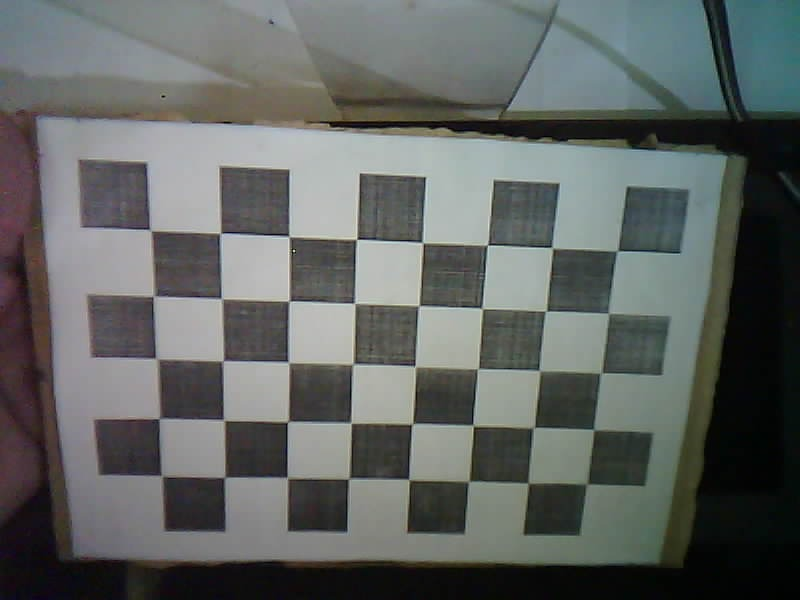
#> input picture calibration_images/20251129145415.jpg, 800 x 600 px; its folder holds only this picture in this run
$ python calibration_camera.py
#> lines starting #> are read from the running program, lines starting #| are printed output that depends on the picture; after the words box and inside, x2 and y2 are one past the last pixel; in counts of white or black regions, pixels touching at a corner belong together; long printed decimals are rounded
import cv2
import numpy as np
import glob
import os

CHECKERBOARD = (8, 5)
SQUARE_SIZE = 19.0
IMAGE_DIR = "calibration_images/*.jpg"

print("=" * 70)
print("ESP32-CAM CALIBRATION SCRIPT")
print("=" * 70)
print(f"Checkerboard: {CHECKERBOARD[0]+1}x{CHECKERBOARD[1]+1} squares ({CHECKERBOARD[0]}x{CHECKERBOARD[1]} internal corners)")
print(f"Square size: {SQUARE_SIZE}mm")
print("=" * 70)

os.makedirs("calibration_images", exist_ok=True)

objp = np.zeros((CHECKERBOARD[0] * CHECKERBOARD[1], 3), np.float32)
objp[:, :2] = np.mgrid[0:CHECKERBOARD[0], 0:CHECKERBOARD[1]].T.reshape(-1, 2)
objp *= SQUARE_SIZE

obj_points = []
img_points = []

images = glob.glob(IMAGE_DIR)

if len(images) == 0:
    print("\nNo images found in 'calibration_images/' folder!")
    print("\nInstructions:")
    print("1. Create a folder called 'calibration_images'")
    print("2. Capture 15-20 images from your ESP32-CAM showing the checkerboard:")
    print("   - Different angles")
    print("   - Different positions (corners, center, edges)")
    print("   - Different distances")
    print("   - Make sure the checkerboard is flat and fully visible")
    print("3. Save images as: calibration_images/img_001.jpg, img_002.jpg, etc.")
    print("4. Run this script again")
    exit()

print(f"\nFound {len(images)} calibration images")
print("\nProcessing images...\n")

successful = 0
failed = 0

for idx, fname in enumerate(images):
    img = cv2.imread(fname)
#> img is the input picture: shape (600, 800, 3); mean B, G, R 98.4, 100.6, 96.6
    if img is None:
        print(f"Could not read: {fname}")
        failed += 1
        continue

    gray = cv2.cvtColor(img, cv2.COLOR_BGR2GRAY)
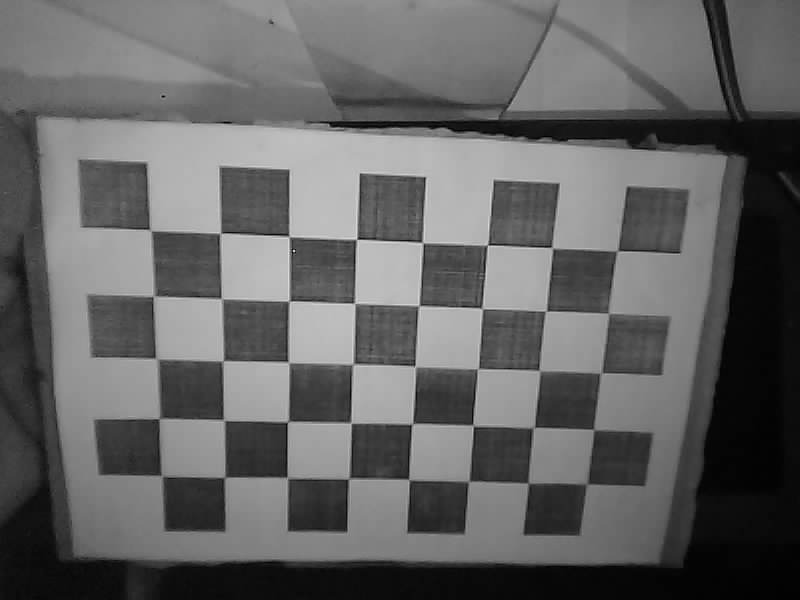
#> gray: shape (600, 800); min 1, max 235, mean 99.2
    ret, corners = cv2.findChessboardCorners(gray, CHECKERBOARD, None)
#> ret = True; corners = 40 rows, first 8: [149.7, 229.4], [220.2, 233.5], [289.1, 236.5], [356.5, 239.5], [422.8, 242.8], [487.5, 244.9], [552, 247.3], [617.6, 250.6]

    if ret:
        obj_points.append(objp)

        criteria = (cv2.TERM_CRITERIA_EPS + cv2.TERM_CRITERIA_MAX_ITER, 30, 0.001)
        corners2 = cv2.cornerSubPix(gray, corners, (11, 11), (-1, -1), criteria)
#> corners2 = 40 rows, first 8: [150.2, 229.8], [220, 233.1], [289.1, 236.3], [356.6, 239.2], [422.5, 242.6], [487.4, 244.8], [552.2, 247.6], [617.4, 250.8]
        img_points.append(corners2)

        cv2.drawChessboardCorners(img, CHECKERBOARD, corners2, ret)
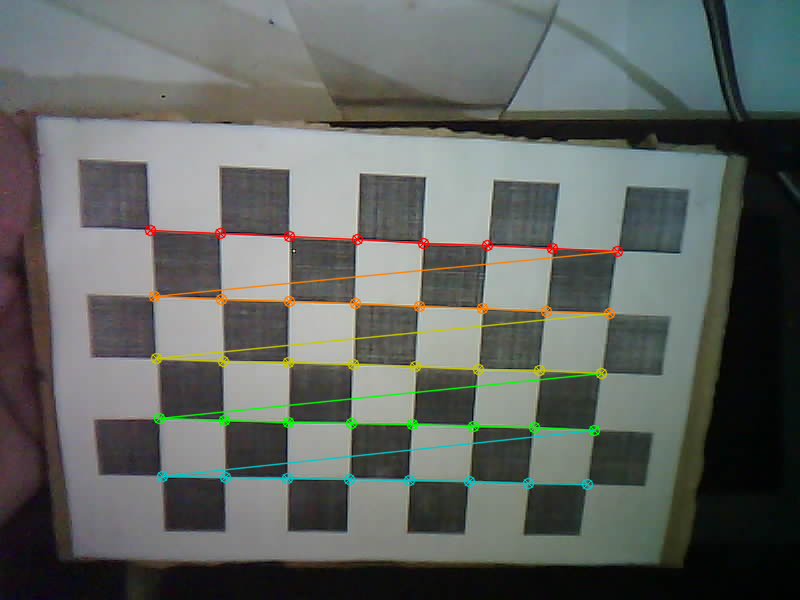
#> img: shape (600, 800, 3); 3.18% of pixels changed, all inside (x1, y1, x2, y2) = (144, 224, 624, 491)

        display_img = img.copy()
        if display_img.shape[1] > 800:
            scale = 800 / display_img.shape[1]
            display_img = cv2.resize(display_img, None, fx=scale, fy=scale)

        cv2.imshow("Detected Corners", display_img)
        cv2.waitKey(200)

        successful += 1
        print(f"{idx+1}/{len(images)}: {os.path.basename(fname)} - corners found")
    else:
        failed += 1
        print(f"{idx+1}/{len(images)}: {os.path.basename(fname)} - no corners detected")

cv2.destroyAllWindows()

print("\n" + "=" * 70)
print(f"Results: {successful} successful, {failed} failed")
print("=" * 70)

if successful < 10:
    print("\nWarning: less than 10 successful images.")
    print("Aim for at least 15-20 for reliable calibration.")
    print("\nTips:")
    print("- Ensure even lighting with no shadows on the board")
    print("- Keep the checkerboard flat")
    print("- Make sure all corners are in frame")
    print("- Avoid motion blur")

if successful == 0:
    print("\nNo valid calibration images found, exiting.")
    exit()

print("\nRunning calibration...")
ret, camera_matrix, dist_coeffs, rvecs, tvecs = cv2.calibrateCamera(
    obj_points, img_points, gray.shape[::-1], None, None
)
#> ret = 0.314; camera_matrix = [[573.2, 0, 409.6], [0, 566.9, 308.5], [0, 0, 1]]; dist_coeffs = [[0.196, -0.807, 0.00383, -0.000282, 1.1]]; rvecs = ([0.23, -0.0543, 0.0448],); tvecs = ([-72.1, -22.23, 161.7],)

mean_error = 0
for i in range(len(obj_points)):
    imgpoints2, _ = cv2.projectPoints(obj_points[i], rvecs[i], tvecs[i], camera_matrix, dist_coeffs)
    error = cv2.norm(img_points[i], imgpoints2, cv2.NORM_L2) / len(imgpoints2)
    mean_error += error
#> this loop made 1 pass
#> (error, mean_error) on pass 1: (0.0496, 0.0496)
#> after the loop, mean_error = 0.0496

mean_error /= len(obj_points)

print("\n" + "=" * 70)
print("CALIBRATION RESULTS")
print("=" * 70)
print("\nCamera matrix (K):")
print(camera_matrix)
#| [[573.172   0.         409.586]
#|  [  0.         566.910 308.547]
#|  [  0.           0.           1.        ]]
print("\nDistortion coefficients:")
print(dist_coeffs)
#| [[ 1.95865670e-01 -8.06740308e-01  3.83006512e-03 -2.81675881e-04
#|    1.10287005e+00]]
print(f"\nMean reprojection error: {mean_error:.4f} pixels")
#| Mean reprojection error: 0.0496 pixels

if mean_error < 0.5:
    print("Excellent calibration.")
elif mean_error < 1.0:
    print("Good calibration.")
elif mean_error < 2.0:
    print("Acceptable calibration (consider recapturing with better images).")
else:
    print("Poor calibration - recapture with better images.")

np.save("camera_matrix.npy", camera_matrix)
np.save("dist_coeffs.npy", dist_coeffs)
print("\nSaved camera_matrix.npy and dist_coeffs.npy")

fx = camera_matrix[0, 0]
#> fx = 573.2
fy = camera_matrix[1, 1]
#> fy = 566.9
cx = camera_matrix[0, 2]
#> cx = 409.6
cy = camera_matrix[1, 2]
#> cy = 308.5

print("\n" + "=" * 70)
print("CAMERA PARAMETERS")
print("=" * 70)
print(f"Focal length X (fx): {fx:.2f} px")
#| Focal length X (fx): 573.17 px
print(f"Focal length Y (fy): {fy:.2f} px")
#| Focal length Y (fy): 566.91 px
print(f"Principal point (cx, cy): ({cx:.2f}, {cy:.2f})")
#| Principal point (cx, cy): (409.59, 308.55)
print(f"Image center: ({gray.shape[1]/2:.1f}, {gray.shape[0]/2:.1f})")
#| Image center: (400.0, 300.0)

print("\nTesting undistortion on first image...")
test_img = cv2.imread(images[0])
if test_img is not None:
    h, w = test_img.shape[:2]
#> h = 600; w = 800

    newcameramtx, roi = cv2.getOptimalNewCameraMatrix(camera_matrix, dist_coeffs, (w, h), 1, (w, h))
#> newcameramtx = [[588.7, 0, 408.2], [0, 575.6, 310.3], [0, 0, 1]]; roi = (33, 30, 741, 547)
    undistorted = cv2.undistort(test_img, camera_matrix, dist_coeffs, None, newcameramtx)
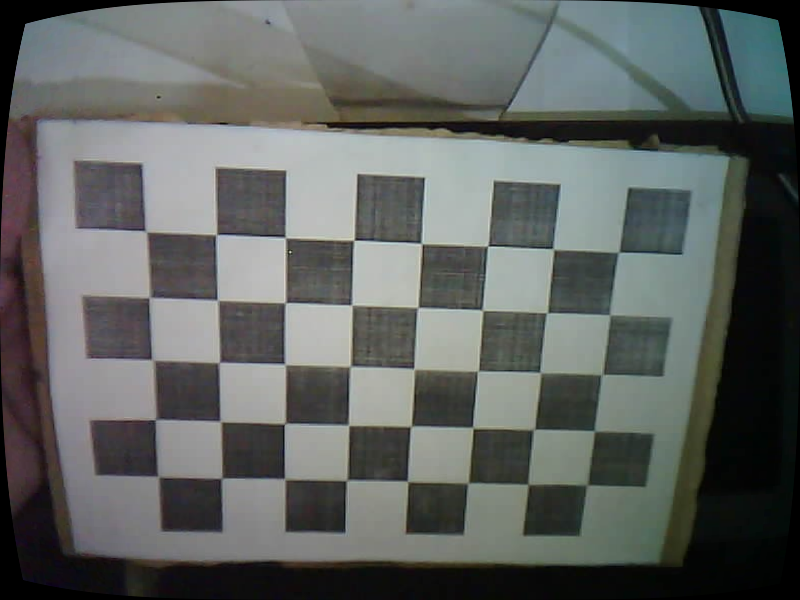
#> undistorted: shape (600, 800, 3); mean B, G, R 96.9, 99.2, 95.4

    comparison = np.hstack([test_img, undistorted])
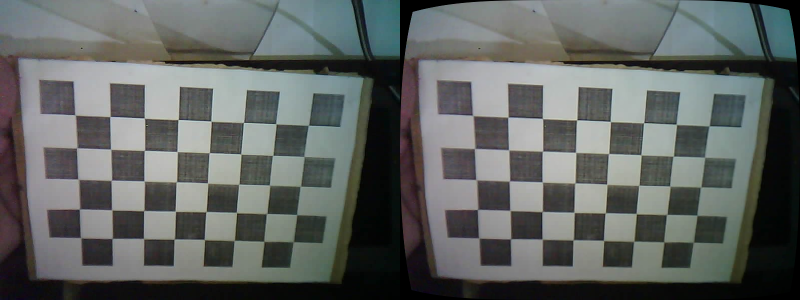
#> comparison: shape (600, 1600, 3) (shown at 1/2 size); mean B, G, R 97.6, 99.9, 96
    cv2.imwrite("calibration_test.jpg", comparison)
    print("Saved calibration_test.jpg (original | undistorted)")

    x, y, w, h = roi
#> x = 33; y = 30; w = 741; h = 547
    if x > 0 or y > 0:
        undistorted_cropped = undistorted[y:y+h, x:x+w]
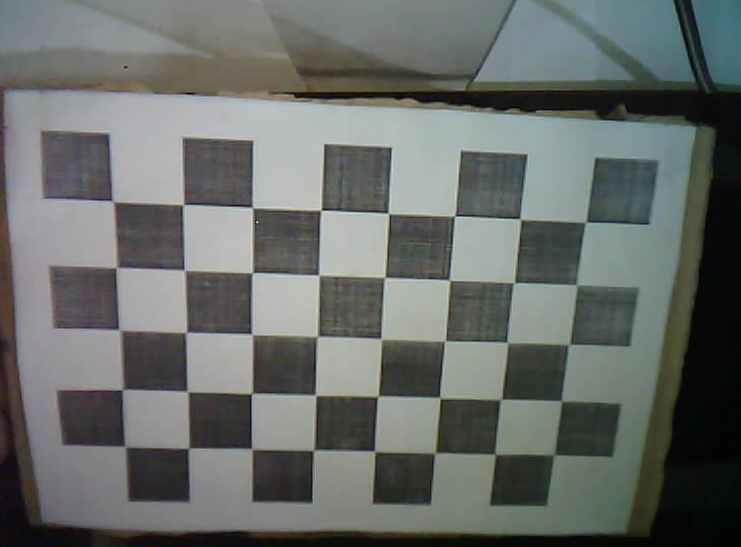
#> undistorted_cropped: shape (547, 741, 3); mean B, G, R 105.3, 108.3, 104
        cv2.imwrite("calibration_test_cropped.jpg", undistorted_cropped)
        print("Saved calibration_test_cropped.jpg")

print("\n" + "=" * 70)
print("Calibration complete.")
print("=" * 70)

$ run again, on calibration_images/20251129145429.jpg
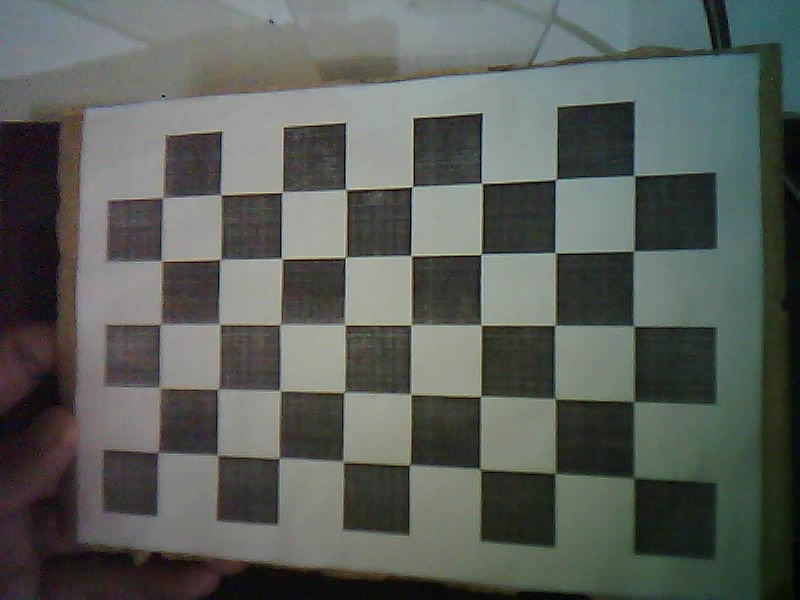
#> input picture calibration_images/20251129145429.jpg, 800 x 600 px
#> img is the input picture: shape (600, 800, 3); mean B, G, R 89.7, 94.9, 90.2
#> `ret, corners = cv2.findChessboardCorners(gray, CHECKERBOARD, None)`: ret = True; corners = 40 rows, first 8: [634.5, 477], [555.3, 473.2], [478.8, 468.3], [409.1, 465.4], [343, 461], [279.2, 458.8], [216.7, 455.8], [157.3, 452.5]
#> corners2 = 40 rows, first 8: [634, 477.9], [555.2, 473.5], [480.4, 469.1], [409.7, 465], [343.1, 461.8], [279.2, 458.3], [217.5, 455.3], [157.9, 452.5]
#> img: shape (600, 800, 3); 3.34% of pixels changed, all inside (x1, y1, x2, y2) = (152, 170, 641, 485)
#> `ret, camera_matrix, dist_coeffs, rvecs, tvecs = cv2.calibrateCamera( o..`: ret = 0.316; camera_matrix = [[1167.9, 0, 418.8], [0, 1089.2, 299], [0, 0, 1]]; dist_coeffs = [[0.746, -14.43, 0.000697, 0.000417, 106.3]]; rvecs = ([-0.626, -0.0491, -3.08],); tvecs = ([50.25, 44.78, 276.9],)
#> the loop `for i in range(len(obj_points)):` made 1 pass
#> (error, mean_error) on pass 1: (0.0499, 0.0499)
#> after the loop `for i in range(len(obj_points)):`: mean_error = 0.0499
#| [[1.16787227e+03 0.00000000e+00 4.18765438e+02]
#|  [0.00000000e+00 1.08918082e+03 2.98981071e+02]
#|  [0.00000000e+00 0.00000000e+00 1.00000000e+00]]
#| [[ 7.46383532e-01 -1.44282442e+01  6.96702445e-04  4.17376459e-04
#|    1.06327022e+02]]
#| Mean reprojection error: 0.0499 pixels
#> fx = 1167.9
#> fy = 1089.2
#> cx = 418.8
#> cy = 299
#| Focal length X (fx): 1167.87 px
#| Focal length Y (fy): 1089.18 px
#| Principal point (cx, cy): (418.77, 298.98)
#| Image center: (400.0, 300.0)
#> newcameramtx = [[1222.6, 0, 414.7], [0, 1109.9, 299.2], [0, 0, 1]]; roi = (83, 68, 670, 463)
#> `comparison = np.hstack([test_img, undistorted])`:
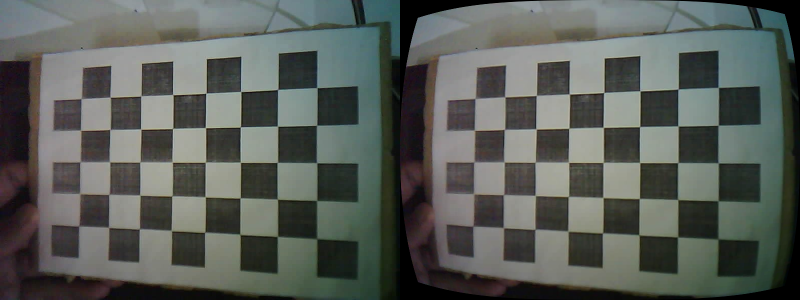
#> comparison: shape (600, 1600, 3) (shown at 1/2 size); mean B, G, R 88.2, 93.4, 88.8
#> `x, y, w, h = roi`: x = 83; y = 68; w = 670; h = 463
#> `undistorted_cropped = undistorted[y:y+h, x:x+w]`:
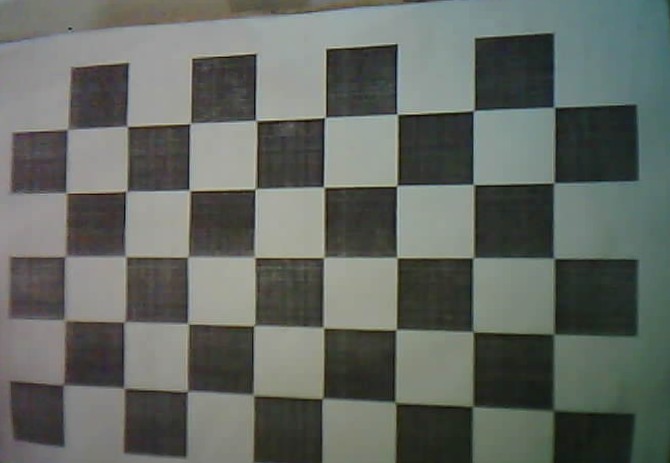
#> undistorted_cropped: shape (463, 670, 3); mean B, G, R 98.5, 104.5, 99.4

$ run again, on calibration_images/20251129145431.jpg
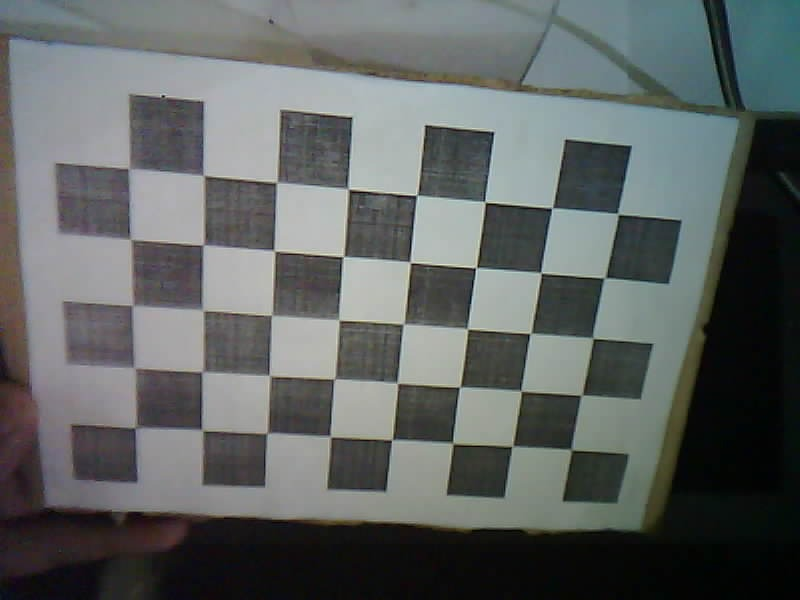
#> input picture calibration_images/20251129145431.jpg, 800 x 600 px
#> img is the input picture: shape (600, 800, 3); mean B, G, R 98.8, 99.9, 95.5
#> `ret, corners = cv2.findChessboardCorners(gray, CHECKERBOARD, None)`: ret = True; corners = 40 rows, first 8: [571, 450.4], [512.3, 446.5], [453.3, 443.5], [391.6, 439.9], [330.8, 437], [266.7, 433.5], [202.8, 431.2], [133.6, 427.6]
#> corners2 = 40 rows, first 8: [571.3, 449.8], [512.3, 446.3], [452.7, 443.3], [392.1, 439.7], [330.3, 436.5], [267, 433.2], [202.1, 430.3], [135.5, 427.7]
#> img: shape (600, 800, 3); 3.28% of pixels changed, all inside (x1, y1, x2, y2) = (123, 163, 625, 457)
#> `ret, camera_matrix, dist_coeffs, rvecs, tvecs = cv2.calibrateCamera( o..`: ret = 0.299; camera_matrix = [[411.5, 0, 391.1], [0, 396.6, 301.2], [0, 0, 1]]; dist_coeffs = [[0.087, -0.216, 0.00285, 0.00437, 0.2]]; rvecs = ([0.107, 0.3, -3.04],); tvecs = ([56.87, 48.6, 132.6],)
#> the loop `for i in range(len(obj_points)):` made 1 pass
#> (error, mean_error) on pass 1: (0.0473, 0.0473)
#> after the loop `for i in range(len(obj_points)):`: mean_error = 0.0473
#| [[411.475   0.         391.079]
#|  [  0.         396.578 301.228 ]
#|  [  0.           0.           1.        ]]
#| [[ 0.08698 -0.2157  0.00285  0.004372  0.2001]]
#| Mean reprojection error: 0.0473 pixels
#> fx = 411.5
#> fy = 396.6
#> cx = 391.1
#> cy = 301.2
#| Focal length X (fx): 411.48 px
#| Focal length Y (fy): 396.58 px
#| Principal point (cx, cy): (391.08, 301.23)
#| Image center: (400.0, 300.0)
#> newcameramtx = [[429.5, 0, 396.6], [0, 402.8, 303], [0, 0, 1]]; roi = (50, 55, 688, 493)
#> `comparison = np.hstack([test_img, undistorted])`:
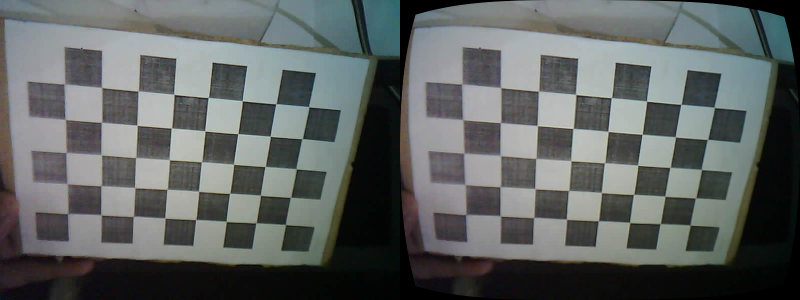
#> comparison: shape (600, 1600, 3) (shown at 1/2 size); mean B, G, R 97.8, 99, 94.8
#> `x, y, w, h = roi`: x = 50; y = 55; w = 688; h = 493
#> `undistorted_cropped = undistorted[y:y+h, x:x+w]`:
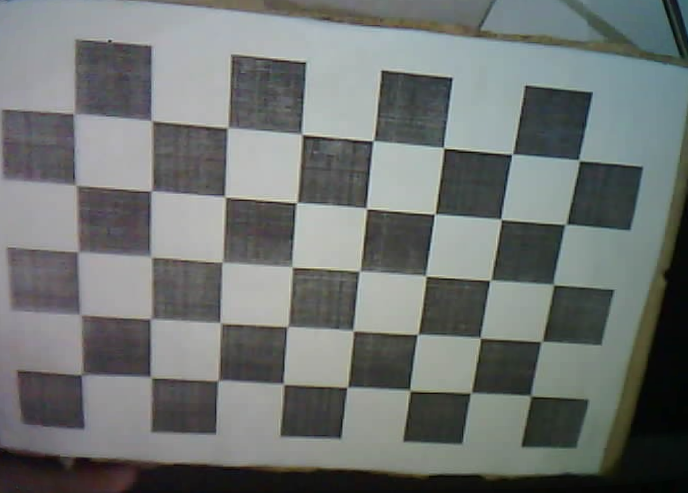
#> undistorted_cropped: shape (493, 688, 3); mean B, G, R 114.3, 116.2, 111.8

$ run again, on calibration_images/20251129145433.jpg
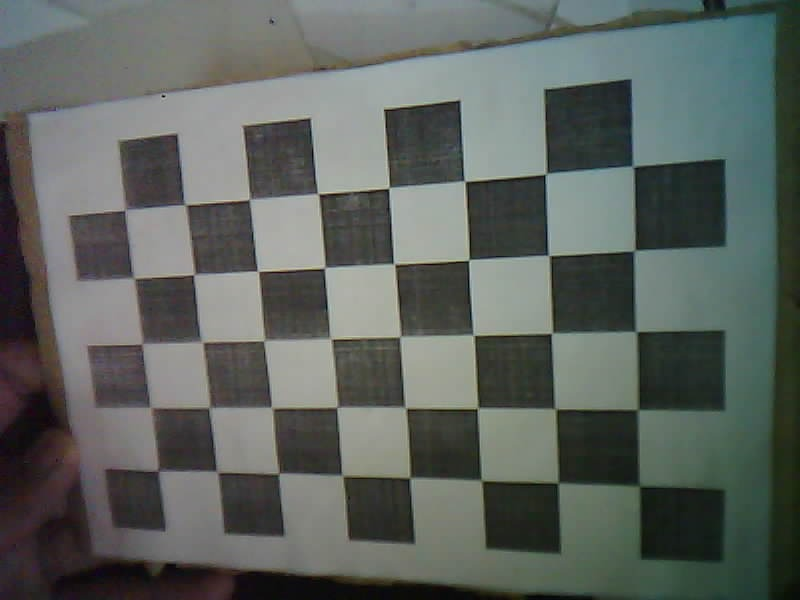
#> input picture calibration_images/20251129145433.jpg, 800 x 600 px
#> img is the input picture: shape (600, 800, 3); mean B, G, R 94.6, 99.2, 93.2
#> `ret, corners = cv2.findChessboardCorners(gray, CHECKERBOARD, None)`: ret = True; corners = 40 rows, first 8: [639.6, 487], [557.6, 484], [482.4, 481.9], [409.2, 477.9], [343.3, 476.5], [279, 473.2], [217, 472], [158.6, 471.6]
#> corners2 = 40 rows, first 8: [639.4, 486.1], [557.9, 482.8], [481.5, 480.5], [409.7, 477.7], [342.1, 475.5], [278.8, 473.4], [217, 472], [158.2, 470.8]
#> img: shape (600, 800, 3); 3.44% of pixels changed, all inside (x1, y1, x2, y2) = (119, 160, 646, 493)
#> `ret, camera_matrix, dist_coeffs, rvecs, tvecs = cv2.calibrateCamera( o..`: ret = 0.423; camera_matrix = [[640.6, 0, 407.1], [0, 634.4, 321], [0, 0, 1]]; dist_coeffs = [[0.149, -0.433, 0.00292, -0.00112, 0.11]]; rvecs = ([0.395, -0.237, 3.06],); tvecs = ([55.87, 39.94, 156.1],)
#> the loop `for i in range(len(obj_points)):` made 1 pass
#> (error, mean_error) on pass 1: (0.0668, 0.0668)
#> after the loop `for i in range(len(obj_points)):`: mean_error = 0.0668
#| [[640.613   0.         407.133]
#|  [  0.         634.423 321.038]
#|  [  0.           0.           1.        ]]
#| [[ 0.1493 -0.4334  0.002922 -0.001122   0.11  ]]
#| Mean reprojection error: 0.0668 pixels
#> fx = 640.6
#> fy = 634.4
#> cx = 407.1
#> cy = 321
#| Focal length X (fx): 640.61 px
#| Focal length Y (fy): 634.42 px
#| Principal point (cx, cy): (407.13, 321.04)
#| Image center: (400.0, 300.0)
#> newcameramtx = [[572.7, 0, 410.5], [0, 578.1, 332], [0, 0, 1]]; roi = (46, 42, 715, 539)
#> `comparison = np.hstack([test_img, undistorted])`:
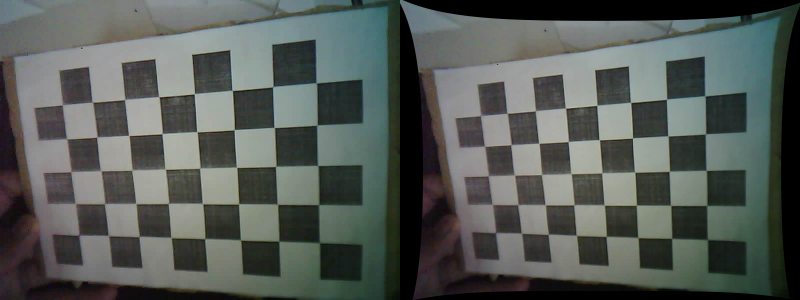
#> comparison: shape (600, 1600, 3) (shown at 1/2 size); mean B, G, R 86.6, 90.8, 85.2
#> `x, y, w, h = roi`: x = 46; y = 42; w = 715; h = 539
#> `undistorted_cropped = undistorted[y:y+h, x:x+w]`:
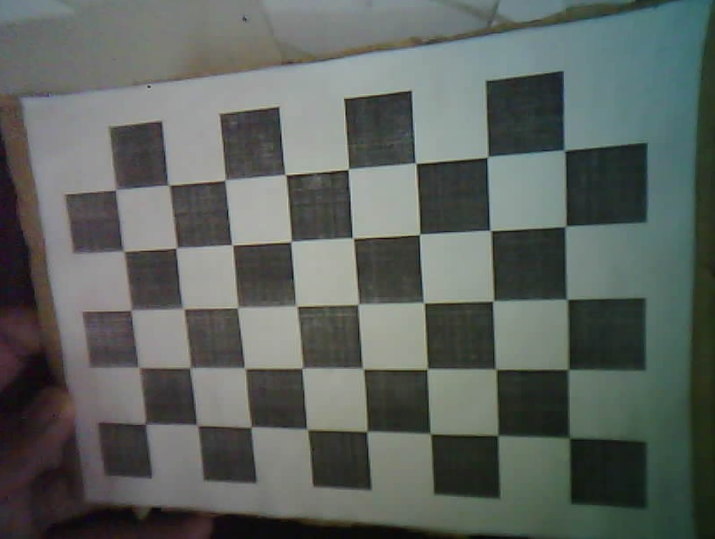
#> undistorted_cropped: shape (539, 715, 3); mean B, G, R 95, 99.6, 93.5
